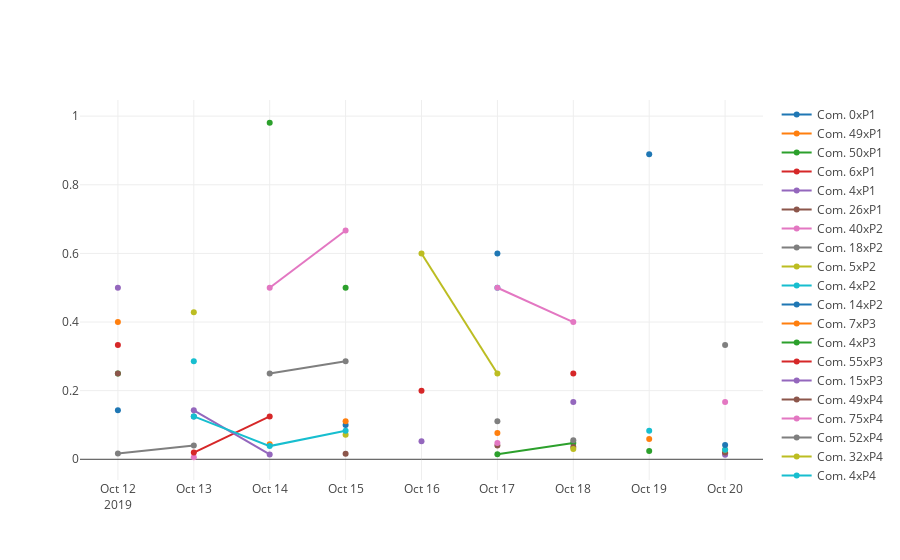

The cell this chart's notebook holds for it:
### Markdown cell above
#### Time rates

For each community, get the partition time rate, i.e. ``part_rate = (P2.users & P1.users)/(P1.users)``, in order to plot over time.

### Code cell
#configure_plotly_browser_state()
time_rate(matches, output=None, inline=True)

### Figure 1 — Plotly figure (JSON) as saved in the notebook; plotly's stock layout.template omitted (floating-point values rounded to 4 significant figures)
{"data": [{"marker": {"size": 6}, "mode": "lines+markers", "name": "Com. 0xP1", "text": ["ID 0 on this period", "ID 0 on this period"], "textfont": {"family": "Raleway, sans-serif"}, "textposition": "top center", "type": "scatter", "uid": "e000b05d-64d6-41b2-b079-206390a6da13", "x": ["2019-10-12"], "y": [0.1429]}, {"marker": {"size": 6}, "mode": "lines+markers", "name": "Com. 49xP1", "text": ["ID 10 on this period", "ID 49 on this period"], "textfont": {"family": "Raleway, sans-serif"}, "textposition": "top center", "type": "scatter", "uid": "f4cd469d-4325-406b-8d44-718ba4f9db64", "x": ["2019-10-12"], "y": [0.4]}, {"marker": {"size": 6}, "mode": "lines+markers", "name": "Com. 50xP1", "text": ["ID 13 on this period", "ID 50 on this period"], "textfont": {"family": "Raleway, sans-serif"}, "textposition": "top center", "type": "scatter", "uid": "3a0ede4a-d6ec-43a7-bbbb-a35982626ae3", "x": ["2019-10-12"], "y": [0.25]}, {"marker": {"size": 6}, "mode": "lines+markers", "name": "Com. 6xP1", "text": ["ID 19 on this period", "ID 6 on this period"], "textfont": {"family": "Raleway, sans-serif"}, "textposition": "top center", "type": "scatter", "uid": "332bedd2-f263-42a0-9d37-a2b04ea32662", "x": ["2019-10-12"], "y": [0.3333]}, {"marker": {"size": 6}, "mode": "lines+markers", "name": "Com. 4xP1", "text": ["ID 22 on this period", "ID 4 on this period"], "textfont": {"family": "Raleway, sans-serif"}, "textposition": "top center", "type": "scatter", "uid": "cd99a3a6-270a-40b9-a44f-ea24e160c149", "x": ["2019-10-12"], "y": [0.5]}, {"marker": {"size": 6}, "mode": "lines+markers", "name": "Com. 26xP1", "text": ["ID 29 on this period", "ID 26 on this period"], "textfont": {"family": "Raleway, sans-serif"}, "textposition": "top center", "type": "scatter", "uid": "7f59d312-4c0c-4527-928b-91c1137a43d3", "x": ["2019-10-12"], "y": [0.25]}, {"marker": {"size": 6}, "mode": "lines+markers", "name": "Com. 40xP2", "text": ["ID 1 on this period", "ID 40 on this period"], "textfont": {"family": "Raleway, sans-serif"}, "textposition": "top center", "type": "scatter", "uid": "c6aa6bf2-d26c-49ca-ab1d-144473ebd9ef", "x": ["2019-10-13"], "y": [0.005952]}, {"marker": {"size": 6}, "mode": "lines+markers", "name": "Com. 18xP2", "text": ["ID 3 on this period", "ID 20 on this period", "ID 18 on this period"], "textfont": {"family": "Raleway, sans-serif"}, "textposition": "top center", "type": "scatter", "uid": "fec2fee8-5e63-4449-8daa-6772be8c414c", "x": ["2019-10-12", "2019-10-13"], "y": [0.01695, 0.04]}, {"marker": {"size": 6}, "mode": "lines+markers", "name": "Com. 5xP2", "text": ["ID 23 on this period", "ID 5 on this period"], "textfont": {"family": "Raleway, sans-serif"}, "textposition": "top center", "type": "scatter", "uid": "d898e0ca-e825-4464-93f1-917d10a2c6b0", "x": ["2019-10-13"], "y": [0.4286]}, {"marker": {"size": 6}, "mode": "lines+markers", "name": "Com. 4xP2", "text": ["ID 37 on this period", "ID 4 on this period"], "textfont": {"family": "Raleway, sans-serif"}, "textposition": "top center", "type": "scatter", "uid": "58c23e8c-2493-42ff-9124-0d40e473c325", "x": ["2019-10-13"], "y": [0.2857]}, {"marker": {"size": 6}, "mode": "lines+markers", "name": "Com. 14xP2", "text": ["ID 70 on this period", "ID 14 on this period"], "textfont": {"family": "Raleway, sans-serif"}, "textposition": "top center", "type": "scatter", "uid": "55d1e533-1a72-4b6c-8173-da8d9623d84b", "x": ["2019-10-13"], "y": [0.125]}, {"marker": {"size": 6}, "mode": "lines+markers", "name": "Com. 7xP3", "text": ["ID 16 on this period", "ID 7 on this period"], "textfont": {"family": "Raleway, sans-serif"}, "textposition": "top center", "type": "scatter", "uid": "fadcb1c3-f7c9-448e-8e52-3b4adc8b814c", "x": ["2019-10-14"], "y": [0.04348]}, {"marker": {"size": 6}, "mode": "lines+markers", "name": "Com. 4xP3", "text": ["ID 2 on this period", "ID 4 on this period"], "textfont": {"family": "Raleway, sans-serif"}, "textposition": "top center", "type": "scatter", "uid": "68d2f84f-d097-48ca-9f80-c2f03765eb64", "x": ["2019-10-14"], "y": [0.9808]}, {"marker": {"size": 6}, "mode": "lines+markers", "name": "Com. 55xP3", "text": ["ID 13 on this period", "ID 35 on this period", "ID 55 on this period"], "textfont": {"family": "Raleway, sans-serif"}, "textposition": "top center", "type": "scatter", "uid": "daa1be72-c7d7-48e0-95cb-bd652f978457", "x": ["2019-10-13", "2019-10-14"], "y": [0.01961, 0.125]}, {"marker": {"size": 6}, "mode": "lines+markers", "name": "Com. 15xP3", "text": ["ID 58 on this period", "ID 9 on this period", "ID 15 on this period"], "textfont": {"family": "Raleway, sans-serif"}, "textposition": "top center", "type": "scatter", "uid": "005ec4de-9233-4970-a9dc-68fa304eaaf3", "x": ["2019-10-13", "2019-10-14"], "y": [0.1429, 0.01408]}, {"marker": {"size": 6}, "mode": "lines+markers", "name": "Com. 49xP4", "text": ["ID 17 on this period", "ID 49 on this period"], "textfont": {"family": "Raleway, sans-serif"}, "textposition": "top center", "type": "scatter", "uid": "77c5565b-adcc-4b90-9cd9-6dc173104950", "x": ["2019-10-15"], "y": [0.01613]}, {"marker": {"size": 6}, "mode": "lines+markers", "name": "Com. 75xP4", "text": ["ID 23 on this period", "ID 31 on this period", "ID 75 on this period"], "textfont": {"family": "Raleway, sans-serif"}, "textposition": "top center", "type": "scatter", "uid": "80754d8a-323b-4b0b-be9d-4e955f815d86", "x": ["2019-10-14", "2019-10-15"], "y": [0.5, 0.6667]}, {"marker": {"size": 6}, "mode": "lines+markers", "name": "Com. 52xP4", "text": ["ID 15 on this period", "ID 34 on this period", "ID 52 on this period"], "textfont": {"family": "Raleway, sans-serif"}, "textposition": "top center", "type": "scatter", "uid": "9f582538-3611-4566-8d8f-a5b1cd539f5c", "x": ["2019-10-14", "2019-10-15"], "y": [0.25, 0.2857]}, {"marker": {"size": 6}, "mode": "lines+markers", "name": "Com. 32xP4", "text": ["ID 48 on this period", "ID 32 on this period"], "textfont": {"family": "Raleway, sans-serif"}, "textposition": "top center", "type": "scatter", "uid": "b158ad0b-4e85-4e4a-8c42-c88d79888ede", "x": ["2019-10-15"], "y": [0.07143]}, {"marker": {"size": 6}, "mode": "lines+markers", "name": "Com. 4xP4", "text": ["ID 39 on this period", "ID 0 on this period", "ID 53 on this period", "ID 4 on this period"], "textfont": {"family": "Raleway, sans-serif"}, "textposition": "top center", "type": "scatter", "uid": "ace5fd33-da9a-44f9-910c-2dd40e870c5a", "x": ["2019-10-13", "2019-10-14", "2019-10-15"], "y": [0.125, 0.03846, 0.08333]}, {"marker": {"size": 6}, "mode": "lines+markers", "name": "Com. 21xP4", "text": ["ID 62 on this period", "ID 21 on this period"], "textfont": {"family": "Raleway, sans-serif"}, "textposition": "top center", "type": "scatter", "uid": "b58d8d20-1aa1-458f-a965-f67b3bd8810a", "x": ["2019-10-15"], "y": [0.1]}, {"marker": {"size": 6}, "mode": "lines+markers", "name": "Com. 37xP4", "text": ["ID 65 on this period", "ID 37 on this period"], "textfont": {"family": "Raleway, sans-serif"}, "textposition": "top center", "type": "scatter", "uid": "9ae04b14-6cdd-4c5a-b91e-2c6ab0600f53", "x": ["2019-10-15"], "y": [0.1111]}, {"marker": {"size": 6}, "mode": "lines+markers", "name": "Com. 8xP4", "text": ["ID 67 on this period", "ID 8 on this period"], "textfont": {"family": "Raleway, sans-serif"}, "textposition": "top center", "type": "scatter", "uid": "f9be1edf-e42e-4f94-b3bd-f858d7be34df", "x": ["2019-10-15"], "y": [0.5]}, {"marker": {"size": 6}, "mode": "lines+markers", "name": "Com. 13xP5", "text": ["ID 26 on this period", "ID 13 on this period"], "textfont": {"family": "Raleway, sans-serif"}, "textposition": "top center", "type": "scatter", "uid": "a71b741a-b9f3-4d64-8b61-b0556665b792", "x": ["2019-10-16"], "y": [0.2]}, {"marker": {"size": 6}, "mode": "lines+markers", "name": "Com. 35xP5", "text": ["ID 5 on this period", "ID 35 on this period"], "textfont": {"family": "Raleway, sans-serif"}, "textposition": "top center", "type": "scatter", "uid": "da3f71c0-c522-4ad4-b39b-9c6d346f97a9", "x": ["2019-10-16"], "y": [0.05263]}, {"marker": {"size": 6}, "mode": "lines+markers", "name": "Com. 75xP6", "text": ["ID 14 on this period", "ID 75 on this period"], "textfont": {"family": "Raleway, sans-serif"}, "textposition": "top center", "type": "scatter", "uid": "268f405c-d892-4c1f-8fec-183b120069fc", "x": ["2019-10-17"], "y": [0.04]}, {"marker": {"size": 6}, "mode": "lines+markers", "name": "Com. 1xP6", "text": ["ID 2 on this period", "ID 1 on this period"], "textfont": {"family": "Raleway, sans-serif"}, "textposition": "top center", "type": "scatter", "uid": "83c09128-4457-4c86-8402-0be869bd3609", "x": ["2019-10-17"], "y": [0.04762]}, {"marker": {"size": 6}, "mode": "lines+markers", "name": "Com. 39xP6", "text": ["ID 48 on this period", "ID 39 on this period"], "textfont": {"family": "Raleway, sans-serif"}, "textposition": "top center", "type": "scatter", "uid": "d138bcec-5977-466e-921c-562c3b11638a", "x": ["2019-10-17"], "y": [0.1111]}, {"marker": {"size": 6}, "mode": "lines+markers", "name": "Com. 9xP6", "text": ["ID 23 on this period", "ID 55 on this period", "ID 9 on this period"], "textfont": {"family": "Raleway, sans-serif"}, "textposition": "top center", "type": "scatter", "uid": "6d2563c4-8f9e-4174-a8fb-beefe6a1fddc", "x": ["2019-10-16", "2019-10-17"], "y": [0.6, 0.25]}, {"marker": {"size": 6}, "mode": "lines+markers", "name": "Com. 2xP6", "text": ["ID 56 on this period", "ID 2 on this period"], "textfont": {"family": "Raleway, sans-serif"}, "textposition": "top center", "type": "scatter", "uid": "134c2819-91c6-49fd-94d0-41b81ec792c7", "x": ["2019-10-17"], "y": [0.5]}, {"marker": {"size": 6}, "mode": "lines+markers", "name": "Com. 20xP6", "text": ["ID 8 on this period", "ID 20 on this period"], "textfont": {"family": "Raleway, sans-serif"}, "textposition": "top center", "type": "scatter", "uid": "7127edfa-add9-4a87-a604-1ba0f37cbc18", "x": ["2019-10-17"], "y": [0.6]}, {"marker": {"size": 6}, "mode": "lines+markers", "name": "Com. 48xP6", "text": ["ID 9 on this period", "ID 48 on this period"], "textfont": {"family": "Raleway, sans-serif"}, "textposition": "top center", "type": "scatter", "uid": "53b5ad29-cd34-4453-9459-5c5666c710d7", "x": ["2019-10-17"], "y": [0.07692]}, {"marker": {"size": 6}, "mode": "lines+markers", "name": "Com. 23xP7", "text": ["ID 0 on this period", "ID 24 on this period", "ID 23 on this period"], "textfont": {"family": "Raleway, sans-serif"}, "textposition": "top center", "type": "scatter", "uid": "a4832633-e389-48db-926a-c75a664f4ddc", "x": ["2019-10-17", "2019-10-18"], "y": [0.01493, 0.04762]}, {"marker": {"size": 6}, "mode": "lines+markers", "name": "Com. 10xP7", "text": ["ID 30 on this period", "ID 10 on this period"], "textfont": {"family": "Raleway, sans-serif"}, "textposition": "top center", "type": "scatter", "uid": "7168d721-5f77-46d8-a000-77793ab93c92", "x": ["2019-10-18"], "y": [0.25]}, {"marker": {"size": 6}, "mode": "lines+markers", "name": "Com. 34xP7", "text": ["ID 36 on this period", "ID 34 on this period"], "textfont": {"family": "Raleway, sans-serif"}, "textposition": "top center", "type": "scatter", "uid": "b22b8df4-7198-4660-9a89-fc168745c4b5", "x": ["2019-10-18"], "y": [0.1667]}, {"marker": {"size": 6}, "mode": "lines+markers", "name": "Com. 11xP7", "text": ["ID 3 on this period", "ID 11 on this period"], "textfont": {"family": "Raleway, sans-serif"}, "textposition": "top center", "type": "scatter", "uid": "9d65a18e-c718-4356-8a3e-b46dd0cfd15e", "x": ["2019-10-18"], "y": [0.03571]}, {"marker": {"size": 6}, "mode": "lines+markers", "name": "Com. 30xP7", "text": ["ID 21 on this period", "ID 45 on this period", "ID 30 on this period"], "textfont": {"family": "Raleway, sans-serif"}, "textposition": "top center", "type": "scatter", "uid": "21a02f5c-b13c-48f0-b857-7136c898ca97", "x": ["2019-10-17", "2019-10-18"], "y": [0.5, 0.4]}, {"marker": {"size": 6}, "mode": "lines+markers", "name": "Com. 29xP7", "text": ["ID 4 on this period", "ID 29 on this period"], "textfont": {"family": "Raleway, sans-serif"}, "textposition": "top center", "type": "scatter", "uid": "a0d2dc71-7133-484b-a547-1b6d7befb7db", "x": ["2019-10-18"], "y": [0.05556]}, {"marker": {"size": 6}, "mode": "lines+markers", "name": "Com. 46xP7", "text": ["ID 8 on this period", "ID 46 on this period"], "textfont": {"family": "Raleway, sans-serif"}, "textposition": "top center", "type": "scatter", "uid": "b83dfd65-8c17-447c-a9bb-9cae81e0e909", "x": ["2019-10-18"], "y": [0.0303]}, {"marker": {"size": 6}, "mode": "lines+markers", "name": "Com. 36xP8", "text": ["ID 12 on this period", "ID 36 on this period"], "textfont": {"family": "Raleway, sans-serif"}, "textposition": "top center", "type": "scatter", "uid": "f5571001-0f80-4956-b6d2-7d212da82e67", "x": ["2019-10-19"], "y": [0.08333]}, {"marker": {"size": 6}, "mode": "lines+markers", "name": "Com. 54xP8", "text": ["ID 1 on this period", "ID 54 on this period"], "textfont": {"family": "Raleway, sans-serif"}, "textposition": "top center", "type": "scatter", "uid": "1699a4ea-d115-499e-9484-387be2b417ff", "x": ["2019-10-19"], "y": [0.8889]}, {"marker": {"size": 6}, "mode": "lines+markers", "name": "Com. 7xP8", "text": ["ID 22 on this period", "ID 7 on this period"], "textfont": {"family": "Raleway, sans-serif"}, "textposition": "top center", "type": "scatter", "uid": "cac9fb1e-78a5-4f75-a1a9-0fb2d628d41c", "x": ["2019-10-19"], "y": [0.05882]}, {"marker": {"size": 6}, "mode": "lines+markers", "name": "Com. 39xP8", "text": ["ID 2 on this period", "ID 39 on this period"], "textfont": {"family": "Raleway, sans-serif"}, "textposition": "top center", "type": "scatter", "uid": "049f9b0b-2a61-43f3-be0e-eaa71da67414", "x": ["2019-10-19"], "y": [0.02381]}, {"marker": {"size": 6}, "mode": "lines+markers", "name": "Com. 42xP9", "text": ["ID 11 on this period", "ID 42 on this period"], "textfont": {"family": "Raleway, sans-serif"}, "textposition": "top center", "type": "scatter", "uid": "00bc6007-6530-408a-973d-e7bb6017b3ba", "x": ["2019-10-20"], "y": [0.01754]}, {"marker": {"size": 6}, "mode": "lines+markers", "name": "Com. 0xP9", "text": ["ID 1 on this period", "ID 0 on this period"], "textfont": {"family": "Raleway, sans-serif"}, "textposition": "top center", "type": "scatter", "uid": "1b595ca0-6c55-4da7-bc40-75c02c800788", "x": ["2019-10-20"], "y": [0.01299]}, {"marker": {"size": 6}, "mode": "lines+markers", "name": "Com. 19xP9", "text": ["ID 2 on this period", "ID 19 on this period"], "textfont": {"family": "Raleway, sans-serif"}, "textposition": "top center", "type": "scatter", "uid": "a5065013-b17e-4041-8e34-e1e8278829bb", "x": ["2019-10-20"], "y": [0.01961]}, {"marker": {"size": 6}, "mode": "lines+markers", "name": "Com. 55xP9", "text": ["ID 31 on this period", "ID 55 on this period"], "textfont": {"family": "Raleway, sans-serif"}, "textposition": "top center", "type": "scatter", "uid": "d46f28ac-3601-4a33-a3ef-9652ec49a529", "x": ["2019-10-20"], "y": [0.1667]}, {"marker": {"size": 6}, "mode": "lines+markers", "name": "Com. 38xP9", "text": ["ID 34 on this period", "ID 38 on this period"], "textfont": {"family": "Raleway, sans-serif"}, "textposition": "top center", "type": "scatter", "uid": "f297dda9-537f-4171-a5e4-5bc8b13ca422", "x": ["2019-10-20"], "y": [0.3333]}, {"marker": {"size": 6}, "mode": "lines+markers", "name": "Com. 48xP9", "text": ["ID 3 on this period", "ID 48 on this period"], "textfont": {"family": "Raleway, sans-serif"}, "textposition": "top center", "type": "scatter", "uid": "69f32c1c-22bb-4254-a87c-be7f9b3a2a86", "x": ["2019-10-20"], "y": [0.02778]}, {"marker": {"size": 6}, "mode": "lines+markers", "name": "Com. 1xP9", "text": ["ID 4 on this period", "ID 1 on this period"], "textfont": {"family": "Raleway, sans-serif"}, "textposition": "top center", "type": "scatter", "uid": "d4858e36-c51d-4ba3-8c4d-52233a796ddc", "x": ["2019-10-20"], "y": [0.02778]}, {"marker": {"size": 6}, "mode": "lines+markers", "name": "Com. 16xP9", "text": ["ID 5 on this period", "ID 16 on this period"], "textfont": {"family": "Raleway, sans-serif"}, "textposition": "top center", "type": "scatter", "uid": "aa305eec-10b3-40c8-ae42-31c8358acfe7", "x": ["2019-10-20"], "y": [0.04167]}], "layout": {}}
